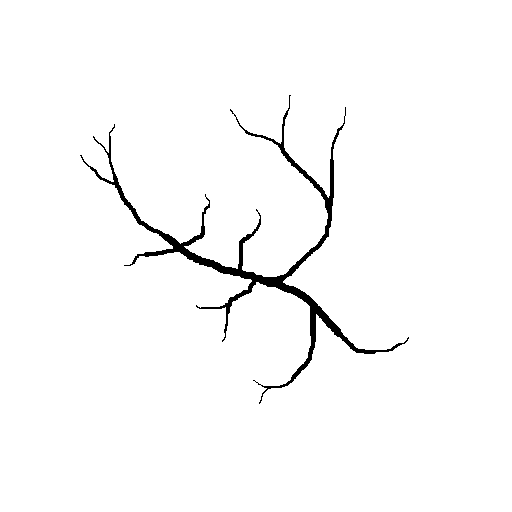
#> input picture examples/pr_2D_TR_circular_sensor/EXAMPLE_source_two.bmp, 512 x 512 px
$ python -i sharpness_filters.py   (imports and definitions only)
#> lines starting #> are read from the running program, lines starting #| are printed output that depends on the picture; after the words box and inside, x2 and y2 are one past the last pixel; in counts of white or black regions, pixels touching at a corner belong together
from typing import Optional

import numpy as np
from scipy.signal import convolve


def brenner_sharpness(im):
    """Calculate Brenner's measure of focus/sharpness.

    Computes squared differences between pixels that are 2 units apart
    along each dimension, then sums all differences.

    Args:
        im: Input image/volume array

    Returns:
        Single scalar value representing the sharpness measure
    """
    s = 0
    for dim in range(im.ndim):
        # Create slices for the current dimension
        slice1 = [slice(None)] * im.ndim
        slice2 = [slice(None)] * im.ndim

        # Set the slices for the dimension we're processing
        slice1[dim] = slice(None, -2)
        slice2[dim] = slice(2, None)

        # Calculate squared difference for this dimension and add to total
        brenner_dim = (im[tuple(slice1)] - im[tuple(slice2)]) ** 2
        s += np.sum(brenner_dim)

    return s


def tenenbaum_sharpness(im: np.ndarray) -> float | None:
    num_dim = im.ndim
    if num_dim == 2:
        # define the 2D sobel gradient operator
        sobel = np.array([[-1, 0, 1], [-2, 0, 2], [-1, 0, 1]])

        # compute metric
        s = (convolve(sobel, im) ** 2 + convolve(sobel.T, im) ** 2).sum()
    elif num_dim == 3:
        # define the 3D sobel gradient operator
        sobel3D = np.zeros((3, 3, 3))
        sobel3D[:, :, 0] = np.array([[1, 2, 1], [2, 4, 2], [1, 2, 1]])
        sobel3D[:, :, 2] = -sobel3D[:, :, 0]

        # compute metric
        s = (
            convolve(im, sobel3D) ** 2
            + convolve(im, np.transpose(sobel3D, (2, 0, 1))) ** 2
            + convolve(im, np.transpose(sobel3D, (1, 2, 0))) ** 2
        ).sum()
    return s

    # [19 lines of commented-out code are left out]


def norm_var(im: np.ndarray) -> float:
    """
    Calculates the normalized variance of an array of values.

    Args:
        im: The input array.

    Returns:
        The normalized variance of im.

    """
    mu = np.mean(im)
    s = np.sum((im - mu) ** 2) / mu
    return s


def sharpness(im: np.ndarray, mode: Optional[str] = "Brenner") -> float:
    """
    Returns a scalar metric related to the sharpness of a 2D or 3D image matrix.

    Args:
        im: The image matrix.
        metric: The metric to use. Defaults to "Brenner".

    Returns:
        A scalar sharpness metric.

    Raises:
        AssertionError: If `im` is not a NumPy array.

    References:
        B. E. Treeby, T. K. Varslot, E. Z. Zhang, J. G. Laufer, and P. C. Beard, "Automatic sound speed selection in
        photoacoustic image reconstruction using an autofocus approach," J. Biomed. Opt., vol. 16, no. 9, p. 090501, 2011.

    """

    assert isinstance(im, np.ndarray), "Argument im must be of type numpy array"

    if mode == "Brenner":
        metric = brenner_sharpness(im)
    elif mode == "Tenenbaum":
        metric = tenenbaum_sharpness(im)
    elif mode == "NormVariance":
        metric = norm_var(im)
    else:
        raise ValueError("Unrecognized sharpness metric passed. " "Valid values are ['Brenner', 'Tanenbaum', 'NormVariance']")

    return metric

>>> import cv2
>>> picture = cv2.imread('../../examples/pr_2D_TR_circular_sensor/EXAMPLE_source_two.bmp', cv2.IMREAD_GRAYSCALE)
#> picture: shape (512, 512); 98% white; 1 black region, box (x1, y1, x2, y2) and area: (80, 95, 409, 404) 5191
>>> result = sharpness(picture)
#> the loop in brenner_sharpness, `for dim in range(im.ndim):` made 2 passes
#> s on passes 1 to 2: 2962, 6302
#> pass 1, in brenner_sharpness, `brenner_dim = (im[tuple(slice1)] - im[tuple(slice2)]) ** 2`:
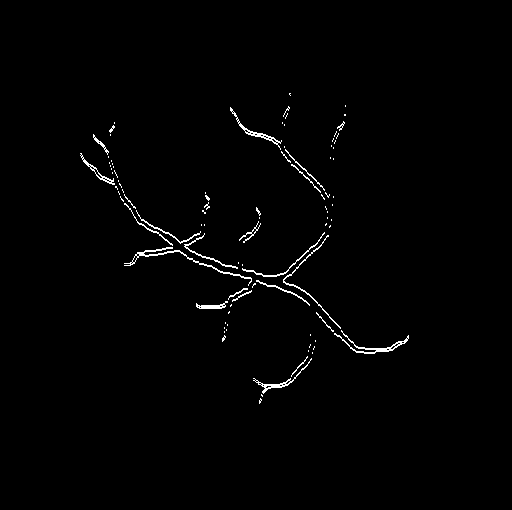
#> brenner_dim: shape (510, 512); values 0 (black) and 1 (white), 1.1% white in thin lines or dots, all inside (x1, y1, x2, y2) = (80, 93, 409, 404)
#> pass 2, in brenner_sharpness, `brenner_dim = (im[tuple(slice1)] - im[tuple(slice2)]) ** 2`:
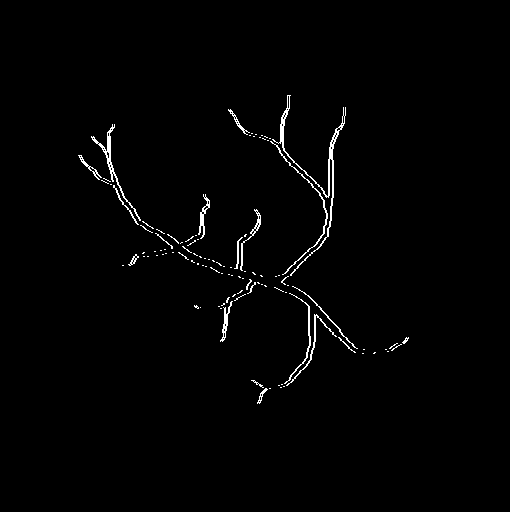
#> brenner_dim: shape (512, 510); values 0 (black) and 1 (white), 1.3% white in thin lines or dots, all inside (x1, y1, x2, y2) = (78, 95, 409, 404)
#> after the loop in brenner_sharpness, `for dim in range(im.ndim):`: s = 6302
#> result = 6302
